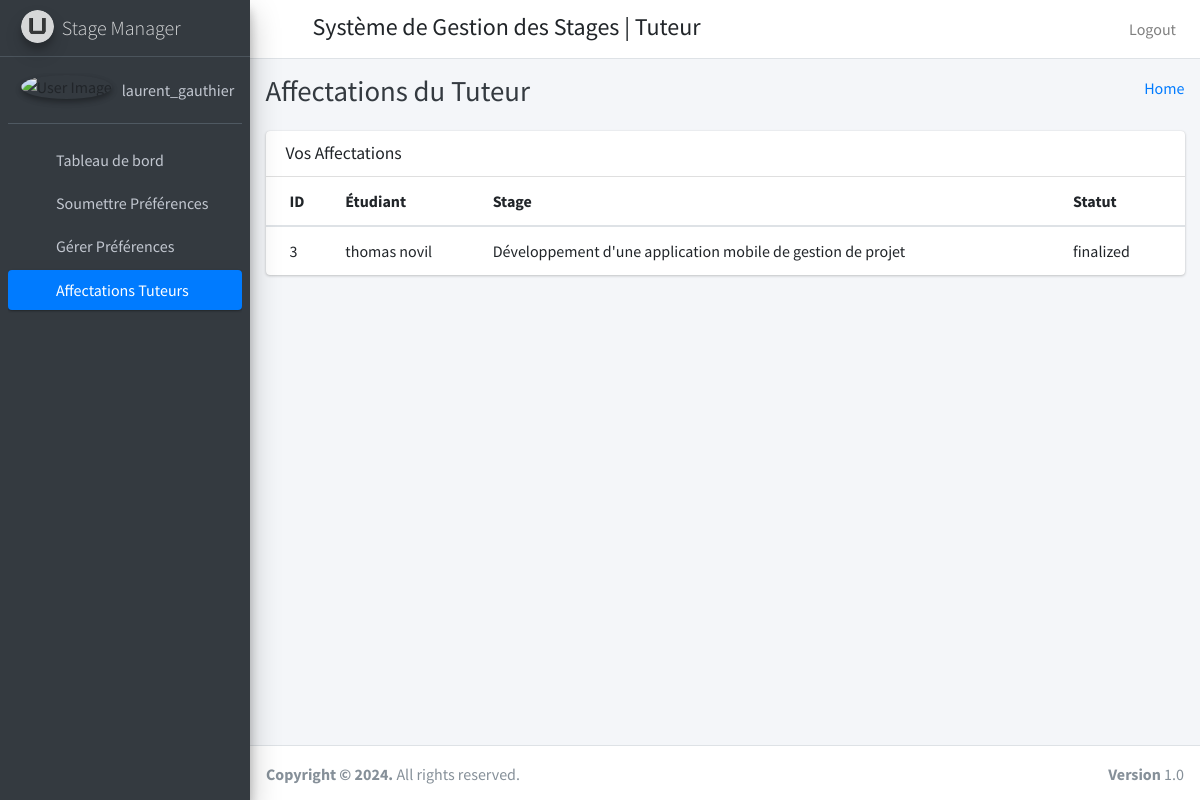
The app's page /staff_assignments/ (signed in) with its own data.
### stage_management_app/models.py (models this page shows, shortened)
class CustomUser(AbstractUser):
    user_type_data = ((1, "HOD"), (2, "Staff"), (3, "Student"))
    user_type = models.CharField(default=1, choices=user_type_data, max_length=10)
    groups = models.ManyToManyField(
        'auth.Group',
        verbose_name='groups',
        blank=True,
        help_text='The groups this user belongs to.',
        related_name='customuser_set',  # Change this to a unique related_name
        related_query_name='user',
    )
    user_permissions = models.ManyToManyField(
        'auth.Permission',
        verbose_name='user permissions',
        blank=True,
        help_text='Specific permissions for this user.',
        related_name='customuser_set',  # Change this to a unique related_name
        related_query_name='user',
    )

class Assignment(models.Model):
    id=models.AutoField(primary_key=True)
    student = models.ForeignKey(Students, on_delete=models.CASCADE)
    staff = models.ForeignKey(Staffs, on_delete=models.CASCADE)
    internship = models.ForeignKey(Internship, on_delete=models.CASCADE)
    status = models.CharField(max_length=20, default='pre-assigned')
    created_at=models.DateTimeField(auto_now_add=True)
    updated_at=models.DateTimeField(auto_now_add=True)
    objects=models.Manager()

class Students(models.Model):
    id=models.AutoField(primary_key=True)
    admin=models.OneToOneField(CustomUser,on_delete=models.CASCADE)
    address=models.TextField()
    phone=models.TextField()
    course_id=models.ForeignKey(Courses,on_delete=models.DO_NOTHING)
    session=models.DateField()
    created_at=models.DateTimeField(auto_now_add=True)
    updated_at=models.DateTimeField(auto_now_add=True)
    objects = models.Manager()

class Internship(models.Model):
    id=models.AutoField(primary_key=True)
    domain = models.CharField(max_length=255)
    organization_type = models.CharField(max_length=255)
    organization_size = models.CharField(max_length=255)
    location = models.CharField(max_length=255)
    start_date = models.DateField()
    end_date = models.DateField()
    duration = models.IntegerField()
    contacts = models.CharField(max_length=255)
    topic = models.TextField()
    student_id = models.ForeignKey(Students, on_delete=models.DO_NOTHING)
    additional_comments = models.TextField()
    created_at=models.DateTimeField(auto_now_add=True)
    updated_at=models.DateTimeField(auto_now_add=True)
    objects=models.Manager()

### stage_management_app/StaffViews.py (the view)
# urls.py: path('staff_assignments/', StaffViews.staff_assignments, name='staff_assignments'),
def staff_assignments(request):
    staff = Staffs.objects.get(admin=request.user.id)
    assignments = Assignment.objects.filter(staff=staff, status='finalized')
    return render(request, 'staff_template/staff_assignments.html', {'assignments': assignments})

### stage_management_app/templates/staff_template/staff_assignments.html
{% extends 'staff_template/base_template.html' %}
{% block page_title %}
Affectations du Tuteur
{% endblock page_title %}
{% block main_content %}
<section class="content">
  <div class="container-fluid">
    <div class="row">
      <div class="col-12">
        <div class="card">
          <div class="card-header">
            <h3 class="card-title">Vos Affectations</h3>
          </div>
          <div class="card-body table-responsive p-0">
            <table class="table table-hover text-nowrap">
              <thead>
                <tr>
                  <th>ID</th>
                  <th>Étudiant</th>
                  <th>Stage</th>
                  <th>Statut</th>
                </tr>
              </thead>
              <tbody>
                {% for assignment in assignments %}
                  <tr>
                    <td>{{ assignment.id }}</td>
                    <td>{{ assignment.student.admin.first_name }} {{ assignment.student.admin.last_name }}</td>
                    <td>{{ assignment.internship.topic }}</td>
                    <td>{{ assignment.status }}</td>
                  </tr>
                {% endfor %}
              </tbody>
            </table>
          </div>
        </div>
      </div>
    </div>
  </div>
</section>
{% endblock main_content %}

### stage_management_app/templates/staff_template/sidebar_template.html
{% load static %}
<aside class="main-sidebar sidebar-dark-primary elevation-4">
  <a href="" class="brand-link">
    <img src="{% static "dist/img/UPJVLogo.png" %}" alt="AdminLTE Logo" class="brand-image img-circle elevation-3" style="opacity: .8">
    <span class="brand-text font-weight-light">Stage Manager</span>
  </a>
  <div class="sidebar">
    <div class="user-panel mt-3 pb-3 mb-3 d-flex">
      <div class="image">
        <img src="{% static "dist/img/user2-160x160.jpg" %}" class="img-circle elevation-2" alt="User Image">
      </div>
      <div class="info">
        <a href="#" class="d-block">{{ user.username }}</a>
      </div>
    </div>
    <nav class="mt-2">
      <ul class="nav nav-pills nav-sidebar flex-column" data-widget="treeview" role="menu" data-accordion="false">
        <li class="nav-item">
          {% url 'staff_home' as staff_home %}
          <a href="{{ staff_home }}" class="nav-link {% if request.path == staff_home %} active {% endif %}">
            <i class="nav-icon fas fa-th"></i>
            <p>
              Tableau de bord
            </p>
          </a>
        </li>
        <li class="nav-item">
          {% url 'submit_staff_preferences' as submit_staff_preferences %}
          <a href="{{ submit_staff_preferences }}" class="nav-link {% if request.path == submit_staff_preferences %} active {% endif %}">
            <i class="far fa-circle nav-icon"></i>
            <p>Soumettre Préférences</p>
          </a>
        </li>
        <li class="nav-item">
          {% url 'manage_staff_preferences' as manage_staff_preferences %}
          <a href="{{ manage_staff_preferences }}" class="nav-link {% if request.path == manage_staff_preferences %} active {% endif %}">
            <i class="far fa-circle nav-icon"></i>
            <p>Gérer Préférences</p>
          </a>
        </li>
        <li class="nav-item">
          {% url 'staff_assignments' as staff_assignments %}
          <a href="{{ staff_assignments }}" class="nav-link {% if request.path == staff_assignments %} active {% endif %}">
            <i class="far fa-circle nav-icon"></i>
            <p>Affectations Tuteurs</p>
          </a>
        </li>
      </ul>
    </nav>
  </div>
</aside>

### records on screen
CustomUser: username "laurent_gauthier"
Assignment: id "3", student.admin.first_name "thomas", student.admin.last_name "novil", internship.topic "Développement d'une application mobile de gestion de projet", status "finalized"
